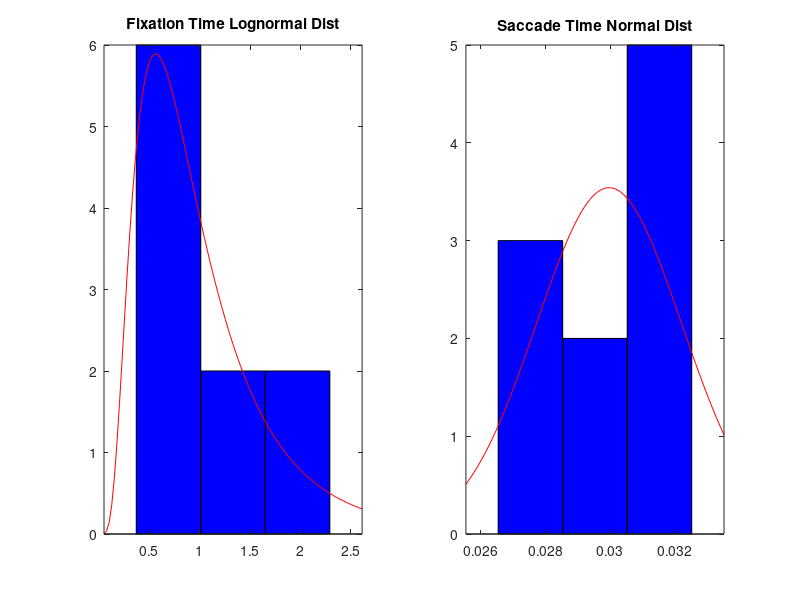

MATLAB code for this plot: (Note: this script raises an error after producing the figure.)
% AUTHORS: Sarah Leary, Victoria Hurd, Abby Rindfuss, Lena Obaid
% DATE CREATED: 9/10/2024
% DATE LAST MODIFIED: 9/12/2024
% PROJECT: NSEEV Project
% CLASS: Human Operation of Aerospace Vehicles

%% Housekeeping
clear;clc;close all


%% Fixed Values

% 4 AOIs
% Each AOI has a salience, expectancy, and value
    % A (primary display)
    S_A = 2;
    Ex_A = 4;
    V_A = 2;
    
    % B (monitor for water levels)
    S_B = 3;
    Ex_B = 2;
    V_B = 1;

    % C (communications display)
    S_C = 1;
    Ex_C = 3;
    V_C = 1;

    % D (emergency notification)
    S_D = 2;
    Ex_D = 1;
    V_D = 5;

% All the combinations of transition effort:
Ef_AB = 1;
Ef_AC = 1;
Ef_AD = 5;
Ef_BC = 3;
Ef_BD = 6;
Ef_CD = 4.5;
% Also, we are assuming that effort to transition is symmetric
% meaning Ef_AB = Ef_BA, etc


%% Distributions
    % fixation --> saccadic eye movement --> fixation --> and so on

n_fix = 10; % number of fixations

% Each fixation time modeled as a random variable with lognormal
% distribution 
fix_dist = makedist('Lognormal','mu', 0, 'sigma',0.5);

% The duration of each saccadic eye movement can be assumed to be normally
% distributed
sac_dist = makedist('Normal','mu',0.03,'sigma',0.003);

% rng('default') % uncomment this if we want these values to never change
fix_time = random(fix_dist,n_fix,1);
% now visualizing the lognormal distribution:
figure(1)
subplot(1,2,1)
histfit(fix_time,3,'lognormal')
title('Fixation Time Lognormal Dist')

sac_time = random(sac_dist,n_fix,1);
% now visualizing the lognormal distribution:
subplot(1,2,2)
histfit(sac_time,3,'normal')
title('Saccade Time Normal Dist')
sgtitle('Distributions for 10 Random Numbers')

%% 1. Simulation of the Eye Position
% start each scan at A
% eye position as a function of time for 10 fixations
    %%% did we ask Torin about how to choose the sequence? ie random,
    %%% optimize, or we decide? For now, I'm just picking A, B, C, D

% timevec will be like [fix_time, sac_time, fix_time, sac_time ...]

%% 1. Simulation of the Eye Position
% Sequence of displays: A -> B -> C -> D
sequence = {'A', 'B', 'C', 'D'};
seq_numeric = [1, 2, 3, 4];  % Mapping A = 1, B = 2, C = 3, D = 4 for plotting along the y axis

% Initialize time vector and eye position array
time_points = zeros(2 * n_fix-1, 1);
eye_position = zeros(2 * n_fix-1, 1);

% Start at display A
current_time = 0;

for i = 1:n_fix
    % Fixation on display
    eye_position(2*i - 1) = seq_numeric(mod(i-1, length(sequence)) + 1);  % A -> B -> C -> D -> A...
    time_points(2*i - 1) = current_time;
    current_time = current_time + fix_time(i);
    
    % Saccade (if not the last fixation)
    if i < n_fix
        eye_position(2*i) = NaN;  % No display viewed during saccades
        time_points(2*i) = current_time;
        current_time = current_time + sac_time(i);
    end
end

%% Plot the scan pattern
figure(2)
hold on

% Plot the fixations (solid lines) using the stairs function
stairs(time_points, eye_position, 'LineWidth', 2, 'Color', 'b');

% Plot the saccades (red dashed lines)
for i = 1:2:(2*n_fix-2)  % Iterate over every other element for 9 saccades
    % Plot the saccade as a red dashed line
    plot([time_points(i+1), time_points(i+2)], [eye_position(i), eye_position(i+2)], 'r--', 'LineWidth', 1.5);
end

% Labels and formatting
xlabel('Time (s)');
ylabel('Display (1=A, 2=B, 3=C, 4=D)');
title('Eye Position Over Time (10 Fixations)');
yticks([1 2 3 4]);
yticklabels({'A', 'B', 'C', 'D'});
grid on;
legend({'Fixations', 'Saccades'}, 'Location', 'best');
hold off;
